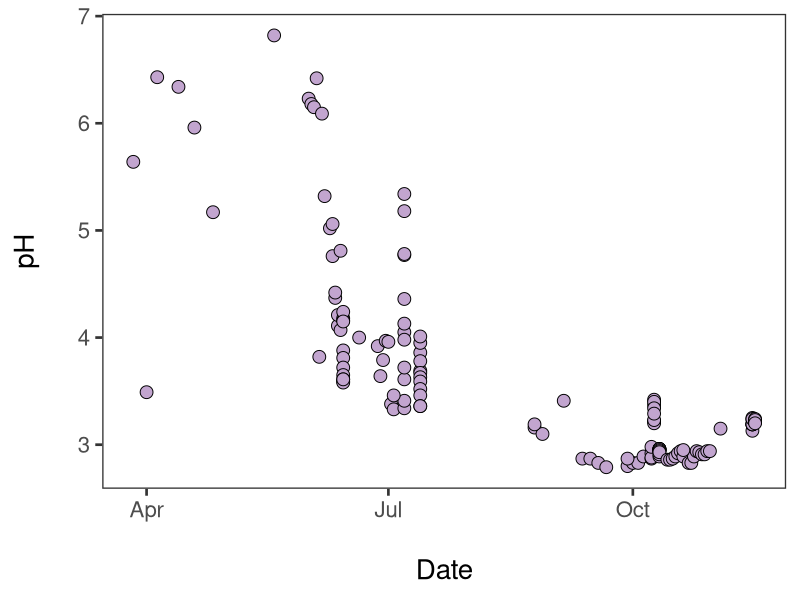
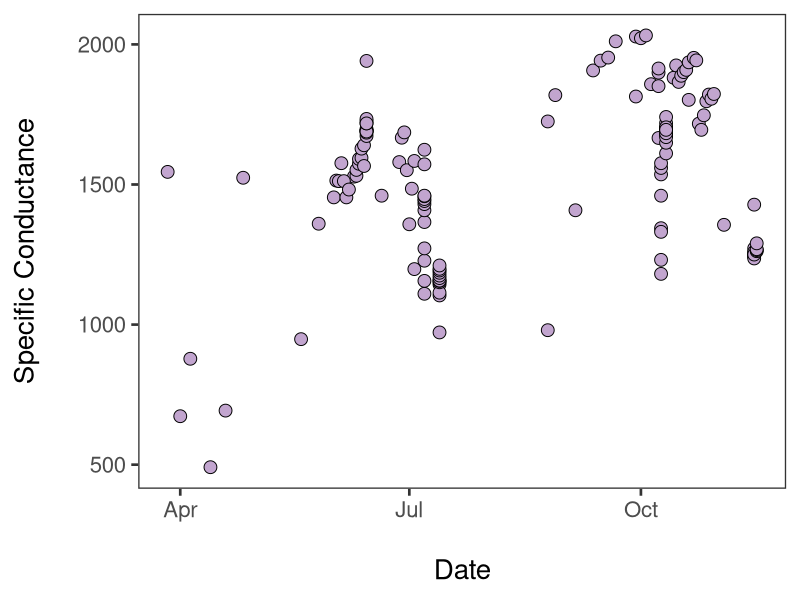
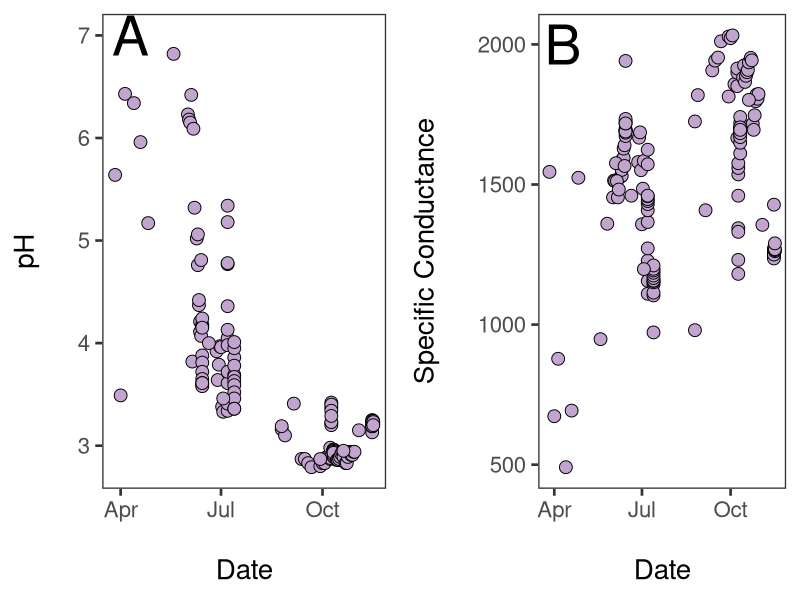
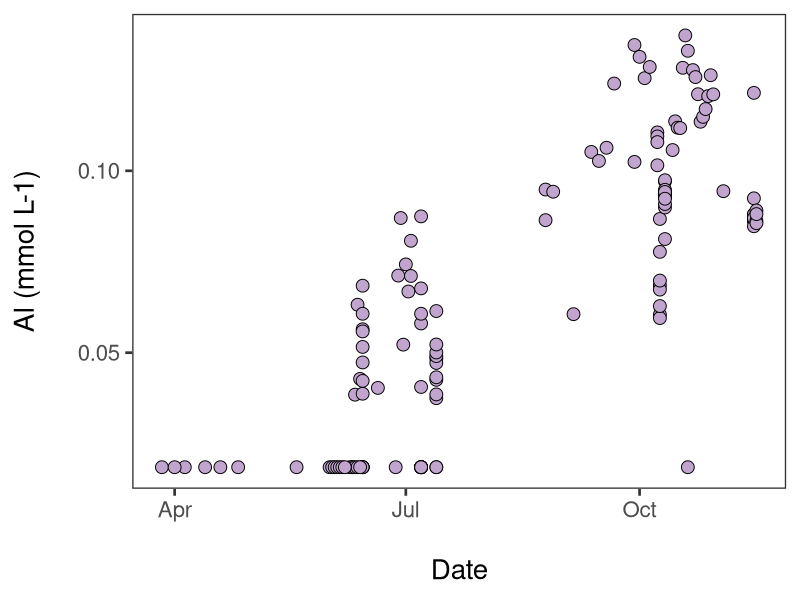
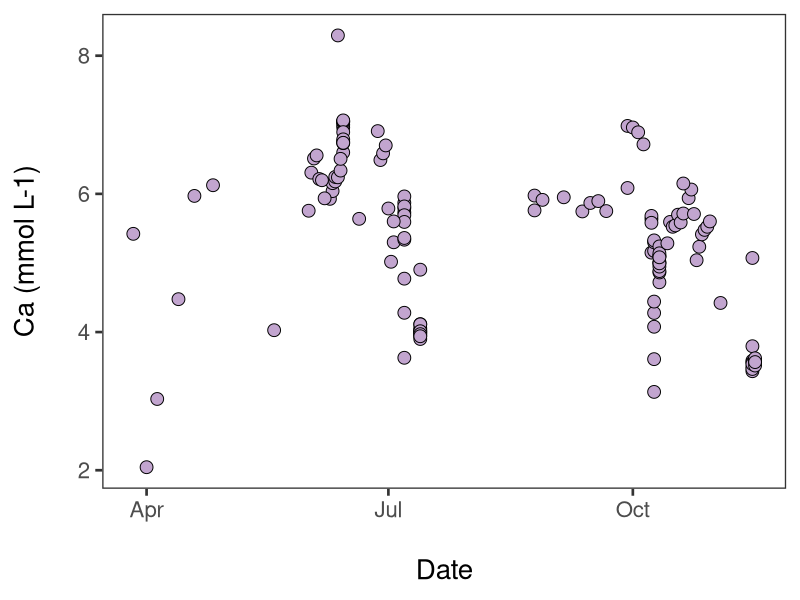
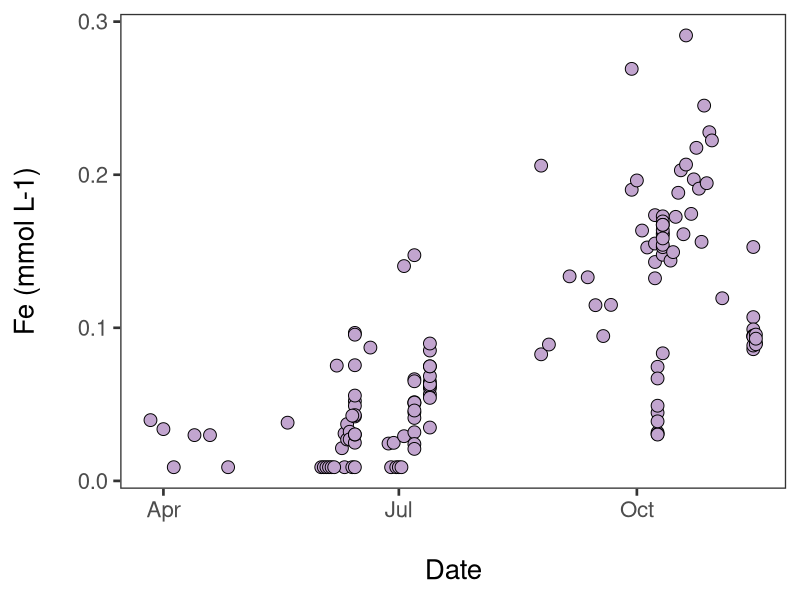
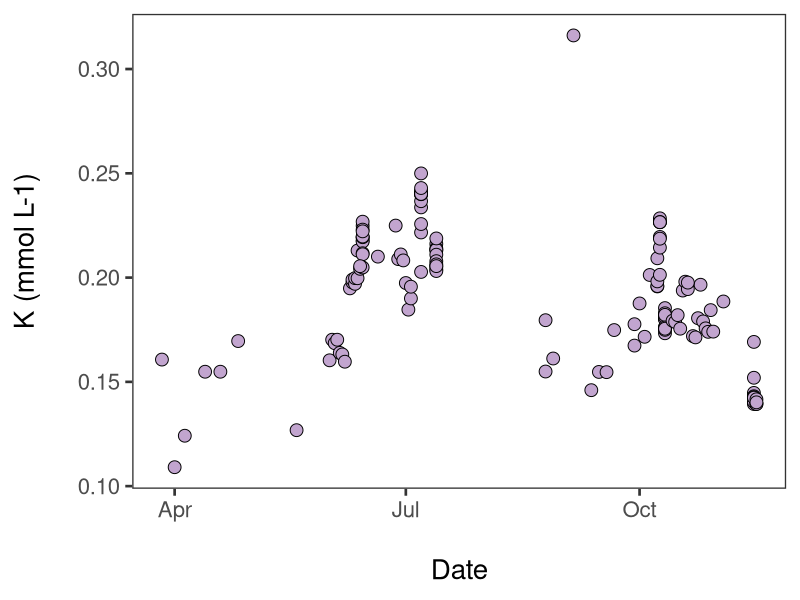
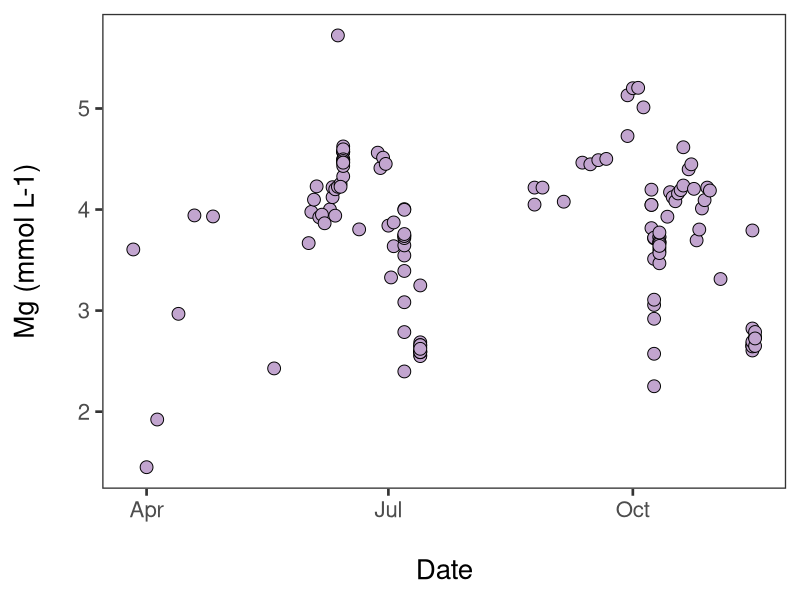

Here is the R script that generated these plots, in order: (Note: this script raises an error after producing the figures.)
#Call outlet data by date
Outchem<-read.csv(file="Outchemdate.csv",header=TRUE)
#Call Q 
Discharge<-read.csv(file="discharge.csv",header=TRUE)

#Transform mg/L to mmol/L

Outchem$Al_mmolL<-(Outchem$Al_mgL/26.982)
Outchem$Ca_mmolL<-(Outchem$Ca_mgL/40.08)
Outchem$Fe_mmolL<-(Outchem$Fe_mgL/55.845)
Outchem$K_mmolL<-(Outchem$K_mgL/39.099)
Outchem$Mg_mmolL<-(Outchem$Mg_mgL/24.305)
Outchem$Mn_mmolL<-(Outchem$Mn_mgL/54.938)
Outchem$Na_mmolL<-(Outchem$Na_mgL/22.99)
Outchem$SO42_mmolL<-(Outchem$SO42_mgL/96.06)
Outchem$Cl_mmolL<-(Outchem$Cl_mgL/35.453)

#Pulls out day of year to plot as x variable (makes scatter plot)
library(lubridate)
Outchem$newdate<-mdy(Outchem$Date)
Outchem$doy<-yday(Outchem$newdate)

#pH and EC std dev and std err
library(plyr)
outlet.summary<-ddply(Outchem, c("Site"), summarise,
                            pHmean = mean(pH, na.rm=TRUE), pHsd = sd(pH, na.rm=TRUE),
                            pHsem = sd(pH, na.rm=TRUE)/sqrt(length(pH)),
                            ECmean = mean(EC,na.rm=TRUE), ECsd = sd(EC,na.rm=TRUE),
                            ECsem = sd(EC,na.rm=TRUE)/sqrt(length(EC)),
                      Almean = mean(Al_mmolL,na.rm=TRUE), Alsd = sd(Al_mmolL,na.rm=TRUE),
                      Alsem = sd(Al_mmolL,na.rm=TRUE)/sqrt(length(Al_mmolL)),
                      Camean = mean(Ca_mmolL,na.rm=TRUE), Casd = sd(Ca_mmolL,na.rm=TRUE),
                      Casem = sd(Ca_mmolL,na.rm=TRUE)/sqrt(length(Ca_mmolL)),
                      Femean = mean(Fe_mmolL,na.rm=TRUE), Fesd = sd(Fe_mmolL,na.rm=TRUE),
                      Fesem = sd(Fe_mmolL,na.rm=TRUE)/sqrt(length(Fe_mmolL)),
                      Kmean = mean(K_mmolL,na.rm=TRUE), Ksd = sd(K_mmolL,na.rm=TRUE),
                      Ksem = sd(K_mmolL,na.rm=TRUE)/sqrt(length(K_mmolL)),
                      Mgmean = mean(Mg_mmolL,na.rm=TRUE), Mgsd = sd(Mg_mmolL,na.rm=TRUE),
                      Mgsem = sd(Mg_mmolL,na.rm=TRUE)/sqrt(length(Mg_mmolL)),
                      Mnmean = mean(Mn_mmolL,na.rm=TRUE), Mnsd = sd(Mn_mmolL,na.rm=TRUE),
                      Mnsem = sd(Mn_mmolL,na.rm=TRUE)/sqrt(length(Mn_mmolL)),
                      Namean = mean(Na_mmolL,na.rm=TRUE), Nasd = sd(Na_mmolL,na.rm=TRUE),
                      Nasem = sd(Na_mmolL,na.rm=TRUE)/sqrt(length(Na_mmolL)),
                      SO42mean = mean(SO42_mmolL,na.rm=TRUE), SO42sd = sd(SO42_mmolL,na.rm=TRUE),
                      SO42sem = sd(SO42_mmolL,na.rm=TRUE)/sqrt(length(SO42_mmolL)),
                      Clmean = mean(Cl_mmolL,na.rm=TRUE), Clsd = sd(Cl_mmolL,na.rm=TRUE),
                      Clsem = sd(Cl_mmolL,na.rm=TRUE)/sqrt(length(Cl_mmolL)))

#Plots outlet pH by date
library(ggplot2)
pal="#c2a5cf"
shape1=21
OutpH<-ggplot(Outchem, aes(newdate,pH))+
  geom_point(colour="black",size=4, fill=pal, pch=shape1)+
  theme_bw(base_size=20)+
  theme(panel.grid.major = element_blank(), panel.grid.minor = element_blank())+
  guides(fill=guide_legend(title=NULL))+
  xlab("\nDate")+
  ylab("pH\n")
#Call the graph
OutpH

#Plots outlet EC by date
library(ggplot2)
pal="#c2a5cf"
shape1=21
OutEC<-ggplot(Outchem, aes(newdate,EC))+
  geom_point(colour="black",size=4, fill=pal, pch=shape1)+
  theme_bw(base_size=20)+
  theme(panel.grid.major = element_blank(), panel.grid.minor = element_blank())+
  guides(fill=guide_legend(title=NULL))+
  xlab("\nDate")+
  ylab("Specific Conductance\n")
#Call the graph
OutEC

#Put outlet pH and EC plots in one figure
library(gridExtra)
library(lubridate)
startdate<-"2017-04-10"
xposition<-date(startdate)
OutpH.1<-OutpH+guides(fill=FALSE,shape=FALSE)+annotate("text",x=xposition,y=7,label="A",size=14)
OutEC.1<-OutEC+annotate("text",x=xposition,y=2000,label="B",size=14)
grid.arrange(arrangeGrob(OutpH.1,OutEC.1, ncol=2, widths=c(1,1)))

#Save to PDF
pdf("OutECpH.pdf",height=6,width=8)
grid.arrange(arrangeGrob(OutpH.1,OutEC.1, ncol=2, widths=c(1,1)))
dev.off()

#Plots outlet Al by date
library(ggplot2)
pal="#c2a5cf"
shape1=21
OutAl<-ggplot(Outchem, aes(newdate,Al_mmolL))+
  geom_point(colour="black",size=4, fill=pal, pch=shape1)+
  theme_bw(base_size=20)+
  theme(panel.grid.major = element_blank(), panel.grid.minor = element_blank())+
  guides(fill=guide_legend(title=NULL))+
  xlab("\nDate")+
  ylab("Al (mmol L-1)\n")
#Call the graph
OutAl

#Plots outlet Ca by date
library(ggplot2)
pal="#c2a5cf"
shape1=21
OutCa<-ggplot(Outchem, aes(newdate,Ca_mmolL))+
  geom_point(colour="black",size=4, fill=pal, pch=shape1)+
  theme_bw(base_size=20)+
  theme(panel.grid.major = element_blank(), panel.grid.minor = element_blank())+
  guides(fill=guide_legend(title=NULL))+
  xlab("\nDate")+
  ylab("Ca (mmol L-1)\n")
#Call the graph
OutCa

#Plots outlet Fe by date
library(ggplot2)
pal="#c2a5cf"
shape1=21
OutFe<-ggplot(Outchem, aes(newdate,Fe_mmolL))+
  geom_point(colour="black",size=4, fill=pal, pch=shape1)+
  theme_bw(base_size=20)+
  theme(panel.grid.major = element_blank(), panel.grid.minor = element_blank())+
  guides(fill=guide_legend(title=NULL))+
  xlab("\nDate")+
  ylab("Fe (mmol L-1)\n")
#Call the graph
OutFe

#Plots outlet K by date
library(ggplot2)
pal="#c2a5cf"
shape1=21
OutK<-ggplot(Outchem, aes(newdate,K_mmolL))+
  geom_point(colour="black",size=4, fill=pal, pch=shape1)+
  theme_bw(base_size=20)+
  theme(panel.grid.major = element_blank(), panel.grid.minor = element_blank())+
  guides(fill=guide_legend(title=NULL))+
  xlab("\nDate")+
  ylab("K (mmol L-1)\n")
#Call the graph
OutK

#Plots outlet Mg by date
library(ggplot2)
pal="#c2a5cf"
shape1=21
OutMg<-ggplot(Outchem, aes(newdate,Mg_mmolL))+
  geom_point(colour="black",size=4, fill=pal, pch=shape1)+
  theme_bw(base_size=20)+
  theme(panel.grid.major = element_blank(), panel.grid.minor = element_blank())+
  guides(fill=guide_legend(title=NULL))+
  xlab("\nDate")+
  ylab("Mg (mmol L-1)\n")
#Call the graph
OutMg

#Plots outlet Mn by date
library(ggplot2)
pal="#c2a5cf"
shape1=21
OutMn<-ggplot(Outchem, aes(newdate,Mn_mmolL))+
  geom_point(colour="black",size=4, fill=pal, pch=shape1)+
  theme_bw(base_size=20)+
  theme(panel.grid.major = element_blank(), panel.grid.minor = element_blank())+
  guides(fill=guide_legend(title=NULL))+
  xlab("\nDate")+
  ylab("Mn (mmol L-1)\n")
#Call the graph
OutMn

#Plots outlet Na by date
library(ggplot2)
pal="#c2a5cf"
shape1=21
OutNa<-ggplot(Outchem, aes(newdate,Na_mmolL))+
  geom_point(colour="black",size=4, fill=pal, pch=shape1)+
  theme_bw(base_size=20)+
  theme(panel.grid.major = element_blank(), panel.grid.minor = element_blank())+
  guides(fill=guide_legend(title=NULL))+
  xlab("\nDate")+
  ylab("Na (mmol L-1)\n")
#Call the graph
OutNa

#Plots outlet SO42- by date
library(ggplot2)
pal="#c2a5cf"
shape1=21
OutSO42<-ggplot(Outchem, aes(newdate,SO42_mmolL))+
  geom_point(colour="black",size=4, fill=pal, pch=shape1)+
  theme_bw(base_size=20)+
  theme(panel.grid.major = element_blank(), panel.grid.minor = element_blank())+
  guides(fill=guide_legend(title=NULL))+
  xlab("\nDate")+
  ylab("SO42- (mmol L-1)\n")
#Call the graph
OutSO42

#Plots outlet Cl by date
library(ggplot2)
pal="#c2a5cf"
shape1=21
OutCl<-ggplot(Outchem, aes(newdate,Cl_mmolL))+
  geom_point(colour="black",size=4, fill=pal, pch=shape1)+
  theme_bw(base_size=20)+
  theme(panel.grid.major = element_blank(), panel.grid.minor = element_blank())+
  guides(fill=guide_legend(title=NULL))+
  xlab("\nDate")+
  ylab("Cl (mmol L-1)\n")
#Call the graph
OutCl

#Put all outlet plots in one figure
library(gridExtra)
library(lubridate)
startdate<-"2017-04-10"
xposition<-date(startdate)
OutCa.1<-OutCa+guides(fill=FALSE,shape=FALSE)+annotate("text",x=xposition,y=6,label="C",size=14)
OutFe.1<-OutFe+guides(fill=FALSE,shape=FALSE)+annotate("text",x=xposition,y=6.8,label="A",size=14)
OutK.1<-OutK+guides(fill=FALSE,shape=FALSE)+annotate("text",x=xposition,y=0.6,label="E",size=14)
OutMg.1<-OutMg+guides(fill=FALSE,shape=FALSE)+annotate("text",x=xposition,y=4,label="D",size=14)
OutMn.1<-OutMn+guides(fill=FALSE,shape=FALSE)+annotate("text",x=xposition.1,y=0.8,label="B",size=14)
OutNa.1<-OutNa+guides(fill=FALSE,shape=FALSE)+annotate("text",x=xposition.1,y=0.8,label="F",size=14)
OutAl.1<-OutAl+guides(fill=FALSE,shape=FALSE)+annotate("text",x=xposition.1,y=0.8,label="F",size=14)
OutSO42.1<-OutSO42+guides(fill=FALSE,shape=FALSE)+annotate("text",x=xposition,y=14,label="G",size=12.5)
grid.arrange(arrangeGrob(OutFe.1,OutMn.1,OutCa.1,OutMg.1,OutK.1,OutNa.1,OutAl.1,OutSO42.1, ncol=2, widths=c(1,1)))

#Save to PDF
pdf("Outionbydate.pdf",height=20,width=20)
grid.arrange(arrangeGrob(OutFe.1,OutMn.1,OutCa.1,OutMg.1,OutK.1,OutNa.1,OutAl.1,OutSO42.1, ncol=2, widths=c(1,1)))
dev.off()

# Plot outlet pH and Fe by date
library(ggplot2)
yscale<-0.05

Out_pHFe_date<-ggplot(Outchem,aes(x=newdate))+
  geom_point(aes(y=pH),fill="purple",colour="black",pch=21,size=4)+
  geom_point(aes(y=Fe_mmolL/yscale,fill="orange"),colour="black",pch=21,size=4)+
  scale_y_continuous(sec.axis=sec_axis(~.*yscale,name="Concentration"))+
  scale_fill_manual(guide="legend",name="ions",
                    values=c("orange"),labels=c("Fe"))+
  labs(y="pH",
       x="Date")+
  theme_bw()+
  theme(panel.grid.major = element_blank(), panel.grid.minor = element_blank())

Out_pHFe_date
#Save to PDF
pdf("Out_pHFe_date.pdf",height=6,width=8)
Out_pHFe_date
dev.off()

#plot Q by Date
#WTF is going on with this code?!?!?!
library(lubridate)
Discharge$newdate<-mdy_hm(Discharge$date_and_time.1)
Discharge$doy<-yday(Discharge$newdate)
library(ggplot2)
OutQ<-ggplot(Discharge,aes(Q_m3s,newdate))+
  geom_line(colour="blue")+
  theme_bw(base_size=20)+
  theme(panel.grid.major = element_blank(), panel.grid.minor = element_blank())+
  guides(fill=guide_legend(title=NULL),shape=guide_legend(title=NULL))+
  xlab("\nDate")+
  ylab("Q ("~m^3~" "~s^-1~")")
#Call the graph
OutQ

#Save to PDF
pdf("OutQ.pdf",height=20,width=20)
OutQ
dev.off()
